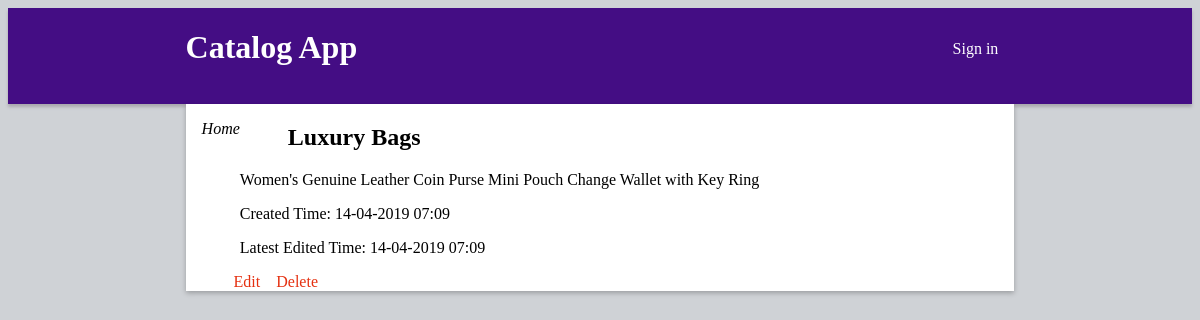
Screenshot of /category/2/items/4/ with the database file from the repository.
### database_setup.py (models this page shows, shortened)
class Item(Base):
    __tablename__ = 'items'
    id = Column(Integer, primary_key=True)
    category_id = Column(Integer, ForeignKey('categories.id'))
    name = Column(String(100))
    description = Column(String(1000))
    user_id = Column(Integer, ForeignKey('users.id'))
    ctime = Column(DATETIME, nullable=False)
    mtime = Column(DATETIME, nullable=False)
    categories = relationship(Category)
    users = relationship(User)

### application.py (the view)
@app.route('/category/<int:category_id>/items/<int:item_id>/')
def showItemDetails(category_id, item_id):
    session = DBSession()
    item = session.query(Item).filter_by(
        category_id=category_id, id=item_id).one()
    session.close()
    if (
        'user_id' not in login_session or
            login_session['user_id'] != item.user_id):
        return render_template(
            "showitemdetails.html",
            item=item, login_session=login_session)
    else:
        return render_template(
            "showitemdetails.html",
            item=item, login_session=login_session)

### application.py (called while the page is built)
def get_view_rate_limit():
    return getattr(g, '_view_rate_limit', None)

@app.after_request
def inject_x_rate_headers(response):
    limit = get_view_rate_limit()
    if limit and limit.send_x_headers:
        h = response.headers
        h.add('X-RateLimit-Remaining', str(limit.remaining))
        h.add('X-RateLimit-Limit', str(limit.limit))
        h.add('X-RateLimit-Reset', str(limit.reset))
    return response

### templates/showitemdetails.html (shortened to what this page needs)
<!DOCTYPE html>
<html>
	<head>
		<link rel=stylesheet type=text/css href="{{url_for('static',filename='styles.css')}}">
	</head>
	<body>
		<div class="header">
			<div class="header__inner">
				<div class="app-name">
					<h1>Catalog App</h1>
				</div>
				<div class="login-panel">
					{% if not login_session['email'] %}
						<a href="{{url_for('showLogin')}}">Sign in</a>
					{% endif %}
				</div>
			</div>
		</div>
		<div class="content">
			<a class="home-nav" href="{{url_for('showLatestItems')}}">Home</a>
			<div class="item-details">
				<h2>{{item.name}}</h2>
				<p>{{item.description}}</p>
				<p>Created Time: {{item.ctime.strftime("%d-%m-%Y %H:%M")}}</p>
				<p>Latest Edited Time: {{item.mtime.strftime("%d-%m-%Y %H:%M")}}</p>
			</div>
			<div class="item-action">
				<a href="{{url_for('editItem',category_id=item.category_id,item_id=item.id)}}">Edit</a>
				<span>&nbsp&nbsp</span>
				<a href="{{url_for('deleteItem',category_id=item.category_id,item_id=item.id)}}">Delete</a>
			</div>
		</div>
	</body>
</html>

### static/styles.css (style rules this page uses)
html { margin: 0; padding: 0; width: 100%; height: 100%; box-sizing: border-box; }
body { background: #cfd2d6; }
a, a:visited { text-decoration: none; color: inherit; }
.header { box-shadow: 0px 3px 3px #AAA9AF; min-height: 56px; background: #440d84; }
.header__inner { width: 70%; margin-left: auto; margin-right: auto; display: flex; position:relative; color: #ffffff; }
.app-name { width:50%; text-align: left; }
.login-panel { width:50%; height:4em; margin-top:2em; text-align: right; padding-right: 1em; }
.content { width: 70%; display: flex; flex-wrap: wrap; box-shadow: 0 2px 5px rgba(0, 0, 0, 0.26); margin-left: auto; margin-right: auto; background: #ffffff; }
.categories-list h2, .items-list h2, .item-details h2 { text-align: left; padding-left: 2em; }
.add-item, .home-nav { font-style: italic; padding-left: 1em; padding-top: 1em; }
.item-action { color: #e53010; padding-left: 3em; width: 100%; }

### rows the page displays
Item: name "Luxury Bags", description "Women's Genuine Leather Coin Purse Mini Pouch Change Wallet with Key Ring", ctime "14-04-2019 07:09", mtime "14-04-2019 07:09"
